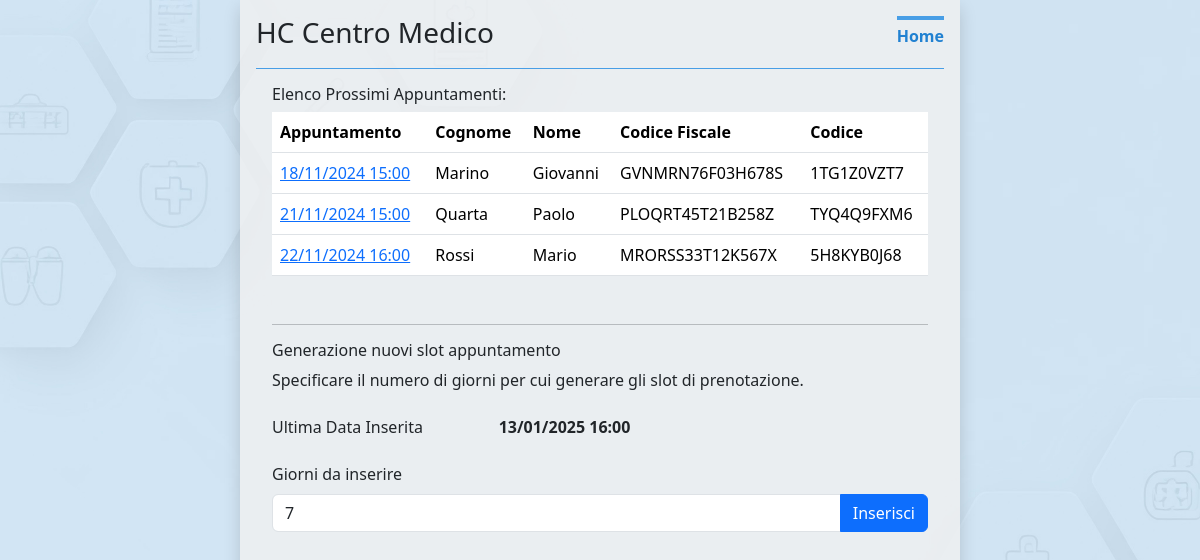
Page /management on the committed database.
### app.py (models this page shows, shortened)
class Schedules(db.Model):
    id = db.Column(db.Integer, primary_key=True)
    schedule = db.Column(db.DateTime, nullable=False)
    scode = db.Column(db.String(10), nullable=False, unique=True)
    firstname = db.Column(db.String(50), nullable=False)
    lastname = db.Column(db.String(50), nullable=False)
    fiscal_code = db.Column(db.String(16), nullable=False)
    email = db.Column(db.String(100), nullable=False)
    phone = db.Column(db.String(50), nullable=False)
    notes = db.Column(db.String(200), nullable=False)
    created_at = db.Column(db.DateTime, default=datetime.now)

### app.py (the view, shortened to what this page needs)
@app.route('/management', methods=['GET', 'POST'])
def generate_dates():
    if request.method == 'GET':
        last_date = db.session.query(
            func.strftime('%d/%m/%Y %H:%M', func.max(SchedulesDates.schedule))
        ).scalar()
        schedules = db.session.query(
            Schedules.lastname,
            Schedules.firstname,
            Schedules.fiscal_code,
            Schedules.scode,
            func.strftime('%d/%m/%Y %H:%M', Schedules.schedule).label('schedule')
        ).filter(
            Schedules.schedule >= datetime.now()
        ).order_by(Schedules.schedule).all()
        return render_template('management.html', last_date=last_date, schedules=schedules)

### templates/management.html (shortened to what this page needs)
{% extends 'base.html' %}
{% block body %}
  <header class="pb-3 mb-3 header-border">
    <div>
      <h3 class="float-md-start mb-0">HC Centro Medico</h3>
      <nav class="nav nav-linksbar justify-content-center float-md-end">
        <a class="nav-link fw-bold py-1 px-0 active" aria-current="page" href="/">Home</a>
      </nav>
    </div>
  </header>
  <main class="px-3 text-start">
    <h6>Elenco Prossimi Appuntamenti:</h6>
    <table class="table mb-5">
      <thead>
        <tr>
          <th scope="col">Appuntamento</th>
          <th scope="col">Cognome</th>
          <th scope="col">Nome</th>
          <th scope="col">Codice Fiscale</th>
          <th scope="col">Codice</th>
        </tr>
      </thead>
      <tbody>
{% for schedule in schedules %}
        <tr>
          <td>
            <a href="#" class="scheduleinfo" data-cf="{{ schedule.fiscal_code }}" data-scode="{{ schedule.scode }}">{{ schedule.schedule }}</a>
          </td>
          <td>{{ schedule.lastname }}</td>
          <td>{{ schedule.firstname }}</td>
          <td>{{ schedule.fiscal_code }}</td>
          <td>{{ schedule.scode }}</td>
        </tr>
{% endfor %}
      </tbody>
    </table>
    <hr>
    <h6>Generazione nuovi slot appuntamento</h6>
    <p>
      Specificare il numero di giorni per cui generare gli slot di prenotazione.
    </p>
    <form id="insertslotform">
      <div class="mb-3 row">
        <label for="lastdate" class="col-sm-4 col-form-label">Ultima Data Inserita</label>
        <div class="col-sm-8">
          <input type="text" readonly class="form-control-plaintext fw-semibold" value="{{ last_date }}" id="lastdate">
        </div>
      </div>
      <div class="mb-3">
        <label for="days" class="form-label">Giorni da inserire</label>
        <div class="input-group mb-3">
          <input type="number" class="form-control" id="days" aria-label="Giorni Slot" required value="7">
          <button class="btn btn-primary" type="button" id="btninsert">Inserisci</button>
        </div>
      </div>
    </form>
  </main>
{% endblock %}

### templates/base.html (shortened to what this page needs)
<!DOCTYPE html>
<html lang="it">
   <head>
     <link rel="stylesheet" href="{{ url_for('static', filename='css/bootstrap.min.css') }}">
     <link rel="stylesheet" href="{{ url_for('static', filename='css/main.css') }}">
   </head>
   <body class="d-flex text-center">
     <div class="app-container d-flex w-100 min-vh-100 p-3 mx-auto flex-column shadow">
     {% block body %}{% endblock %}
     </div>
   </body>
</html>

### static/css/main.css (style rules this page uses)
body { background-image: url('/static/images/background.jpg'); background-size: cover; background-repeat: no-repeat; background-attachment: fixed; }
.app-container { max-width: 45em; background-color: rgba(240, 240, 240, .8); }
.header-border { border-bottom: 1px solid #489ee6; }
.nav-linksbar .nav-link { color: rgba(7, 88, 155, .5); border-top: .25rem solid transparent; }
.nav-linksbar .active { color: #2181d1; border-top-color: #489ee6; }

### rows in the picture
Schedules: schedule "18/11/2024 15:00", lastname "Marino", firstname "Giovanni", fiscal_code "GVNMRN76F03H678S", scode "1TG1Z0VZT7"
Schedules: schedule "21/11/2024 15:00", lastname "Quarta", firstname "Paolo", fiscal_code "PLOQRT45T21B258Z", scode "TYQ4Q9FXM6"
Schedules: schedule "22/11/2024 16:00", lastname "Rossi", firstname "Mario", fiscal_code "MRORSS33T12K567X", scode "5H8KYB0J68"
